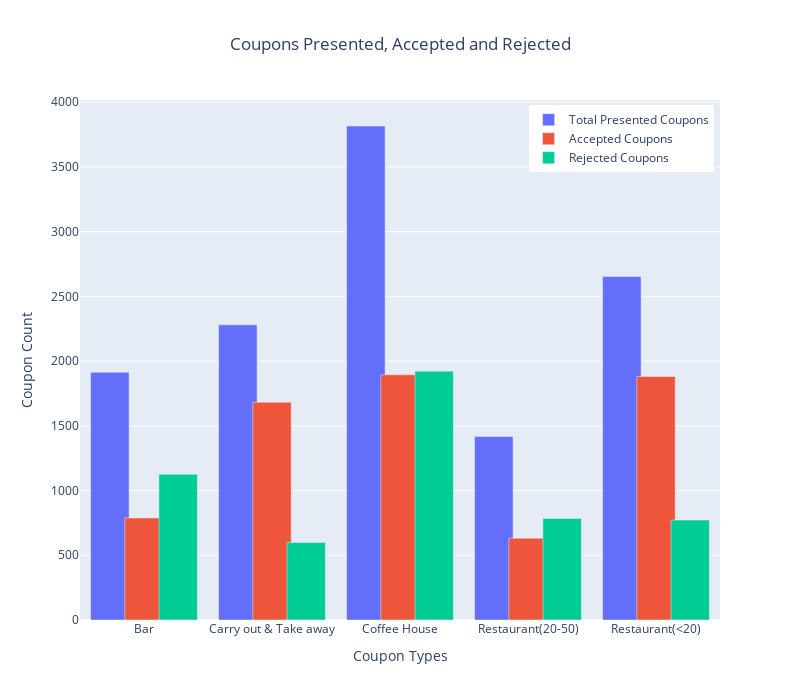

This figure's notebook cell:
### Code cell
from plotly.subplots import make_subplots
import plotly.graph_objects as go
fig = go.Figure()
fig = make_subplots(rows=1, cols=1)

# array of presented coupons
presented_coupon_counts = data_cleaned['coupon'].value_counts().sort_index()
presented_coupons = presented_coupon_counts.to_numpy()
#Array of coupons
coupons = np.sort(data_cleaned['coupon'].unique())
#array of accepted coupon count 
accepted_coupon_counts = data_cleaned[data_cleaned['Y']==1]['coupon'].value_counts().sort_index()
accepted_coupons = accepted_coupon_counts.to_numpy()
#array of rejected coupon count
rejected_coupon_counts = data_cleaned[data_cleaned['Y']==0]['coupon'].value_counts().sort_index()
rejetced_coupons =  rejected_coupon_counts.to_numpy()
fig.add_trace(go.Bar(x=coupons, y=presented_coupons, name='Total Presented Coupons', width=0.3), row=1, col=1)
fig.add_trace(go.Bar(x=coupons, y=accepted_coupons, name='Accepted Coupons', width=0.3), row=1, col=1)
fig.add_trace(go.Bar(x=coupons, y=rejetced_coupons, name='Rejected Coupons', width=0.3), row=1, col=1)
fig.update_layout(title_text="Coupons Presented, Accepted and Rejected", title_x=0.5)
fig.update_layout(height=700, width=800)
fig.update_layout(
    legend=dict(
        x=0.99,
        y=0.99,
        xanchor='right',
        yanchor='top'
    )
)

fig.update_layout(
    xaxis_title=dict(
        text="Coupon Types"        
    )
)

fig.update_layout(
    yaxis_title=dict(
            text="Coupon Count"        
        )
)

fig.show()
#Saved image  in images folder with name coupons_presented_accepted_Rejected.png

### Figure 1 — Plotly figure (JSON) as saved in the notebook; plotly's stock layout.template omitted (floating-point values rounded to 4 significant figures)
{"data": [{"name": "Total Presented Coupons", "type": "bar", "width": 0.3, "x": ["Bar", "Carry out & Take away", "Coffee House", "Restaurant(20-50)", "Restaurant(<20)"], "xaxis": "x", "y": [1913, 2280, 3816, 1417, 2653], "yaxis": "y"}, {"name": "Accepted Coupons", "type": "bar", "width": 0.3, "x": ["Bar", "Carry out & Take away", "Coffee House", "Restaurant(20-50)", "Restaurant(<20)"], "xaxis": "x", "y": [788, 1682, 1894, 632, 1881], "yaxis": "y"}, {"name": "Rejected Coupons", "type": "bar", "width": 0.3, "x": ["Bar", "Carry out & Take away", "Coffee House", "Restaurant(20-50)", "Restaurant(<20)"], "xaxis": "x", "y": [1125, 598, 1922, 785, 772], "yaxis": "y"}], "layout": {"height": 700, "legend": {"x": 0.99, "xanchor": "right", "y": 0.99, "yanchor": "top"}, "title": {"text": "Coupons Presented, Accepted and Rejected", "x": 0.5}, "width": 800, "xaxis": {"anchor": "y", "autorange": true, "domain": [0, 1], "range": [-0.5, 4.5], "title": {"text": "Coupon Types"}, "type": "category"}, "yaxis": {"anchor": "x", "autorange": true, "domain": [0, 1], "range": [0, 4017.0], "title": {"text": "Coupon Count"}, "type": "linear"}}}
